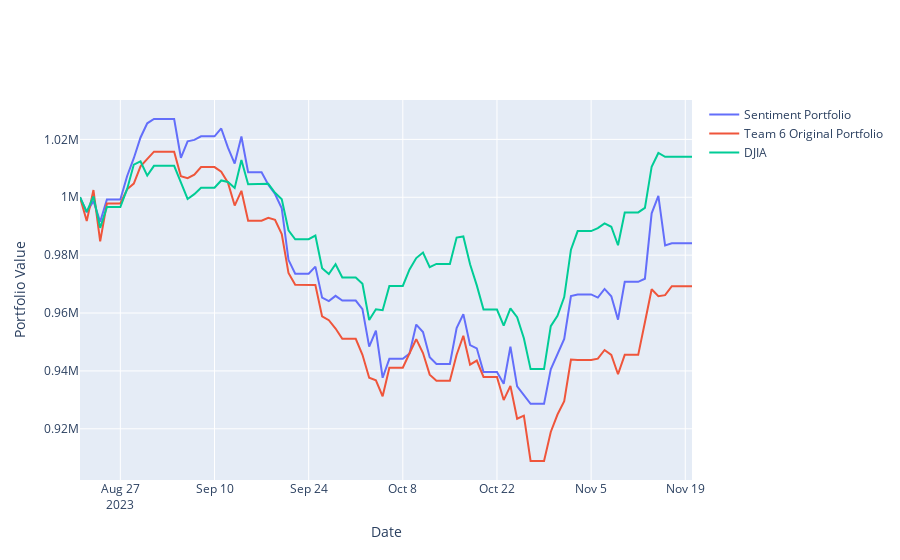

Notebook cell for this chart:
### Code cell
fig = go.Figure(
    [go.Scatter(x=df_flat_sentiment_stock_prices.index, y=df_flat_sentiment_stock_prices['Current Value'], name='Sentiment Portfolio'),
     go.Scatter(x=df_flat_original_stock_prices.index, y=df_flat_original_stock_prices['Current Value'], name='Team 6 Original Portfolio'),
     go.Scatter(x=df_flat_djia_prices.index, y=df_flat_djia_prices['Current Value'], name='DJIA')]
)
fig.update_layout(    
    xaxis_title='Date',
    yaxis_title='Portfolio Value'
)
fig.show()
